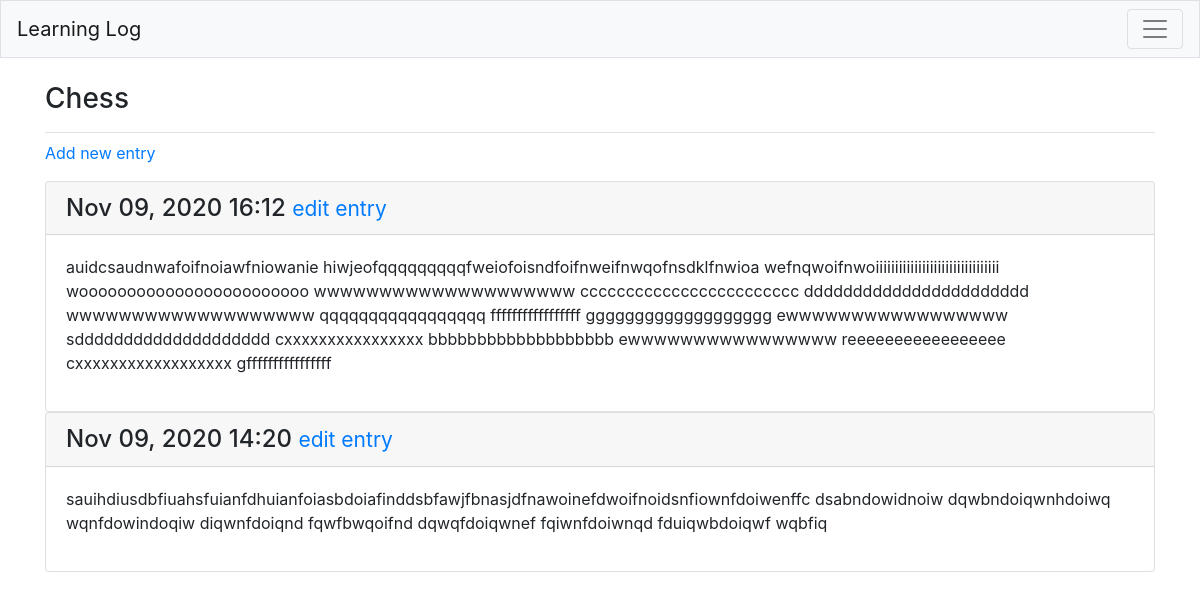
The app's page /topics/1/ (signed in), older data.
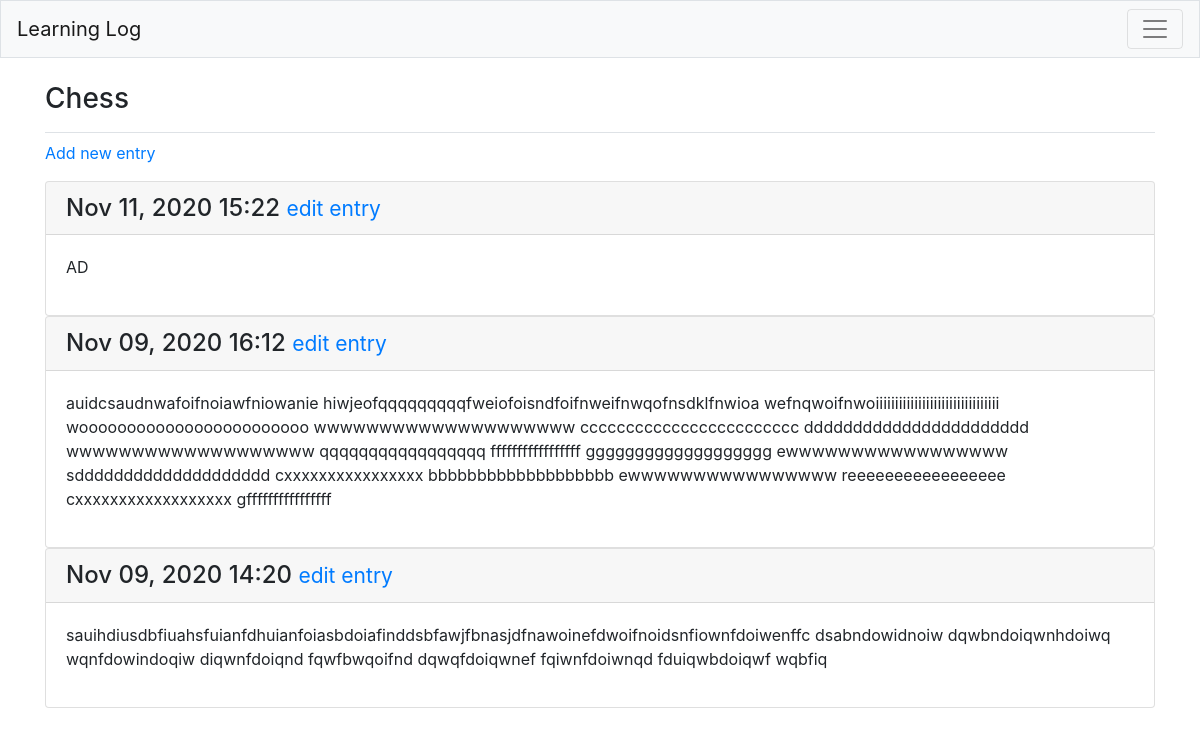
The same page, newer data.
### learning_logs/models.py (models this page shows, shortened)
class Topic(models.Model):
	text = models.CharField(max_length=200,blank=True, default='')
	date_added = models.DateTimeField(auto_now_add=True)
	owner = models.ForeignKey(User, on_delete=models.CASCADE)
	def __str__(self):
		return self.text

class Entry(models.Model):
	topic = models.ForeignKey(Topic, on_delete=models.CASCADE)
	text = models.TextField()
	date_added = models.DateTimeField(auto_now_add=True)
	class Meta:
		verbose_name_plural = 'entries'                #Mate存储用于管理模型的额外信息，让Django用entries来表示多个条目

### learning_logs/views.py (the view)
# urls.py: path('topics/<int:topic_id>/', views.topic, name='topic'),
@login_required
def topic(request, topic_id):
	topic = Topic.objects.get(id=topic_id) 																#????
	if topic.owner != request.user:
		raise Http404
	entries = topic.entry_set.order_by('-date_added')
	context = {'topic': topic, 'entries': entries}
	return render(request, 'learning_logs/topic.html', context)

### learning_logs/templates/learning_logs/topic.html (shortened to what this page needs)
{% extends "learning_logs/base.html" %}
{% block page_header %}
<h3>{{ topic }}</h3>
{% endblock page_header %}
{% block content %}
    <p>
        <a href="{% url 'learning_logs:new_entry' topic.id %}">Add new entry</a>
    </p>
{% for entry in entries %}
    <div class="card mn-3">
        <h4 class="card-header">
            {{ entry.date_added|date:'M d, Y H:i' }}
            <small><a href="{% url 'learning_logs:edit_entry' entry.id %}">
                edit entry
            </a> </small>
        </h4>
        <div class="card-body">
            {{ entry.text|linebreaks }}
        </div>
    </div>
	{% empty %}
		<p>There are no entries for this topic yet.</p>
	{% endfor %}
{% endblock content %}

### learning_logs/templates/learning_logs/base.html (shortened to what this page needs)
{% load bootstrap4 %}
<!doctype html>
<html lang="en">
<head>
    {% bootstrap_css %}
</head>
<body >
    <nav class="navbar navbar-expend-md navbar-light bg-light mb-4 border">
        <a class="navbar-brand" href="{% url 'learning_logs:index' %}">
            Learning Log</a>
        <button class="navbar-toggler" type="button" data-toggle="collapse"
                data-target="#navbarCollapse" aria-controls="navbarCollapse"
                aria-expanded="false" aria-label="Toggle navigation">
            <span class="navbar-toggler-icon"></span> </button>
    </nav>
    <main role="main" class="container">
        <div class="pb-2 mb-2 border-bottom">
            {% block page_header %}{% endblock page_header %}
        </div>
        <div>
            {% block content %}{% endblock content %}
        </div>
    </main>
</body>
</html>

Row changes from the older to the newer data that the page shows:
added Entry: date_added "Nov 11, 2020 15:22", text "AD"
